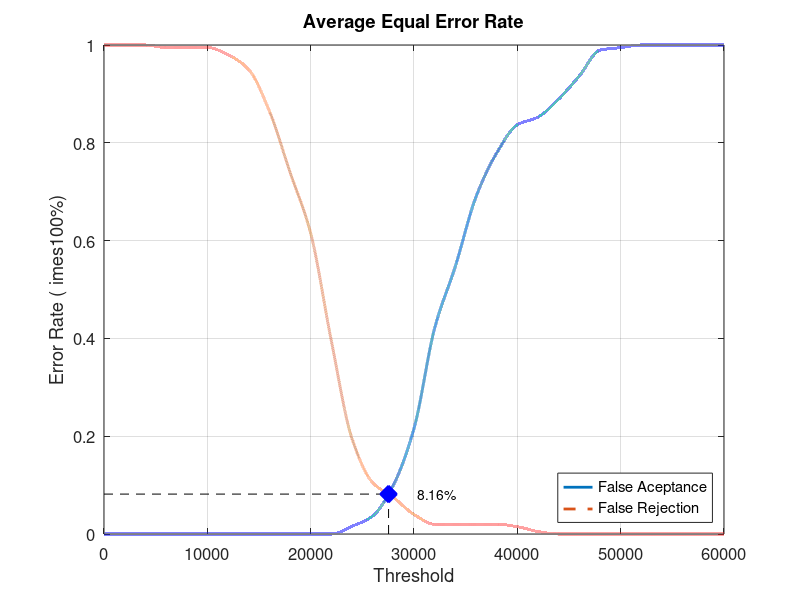
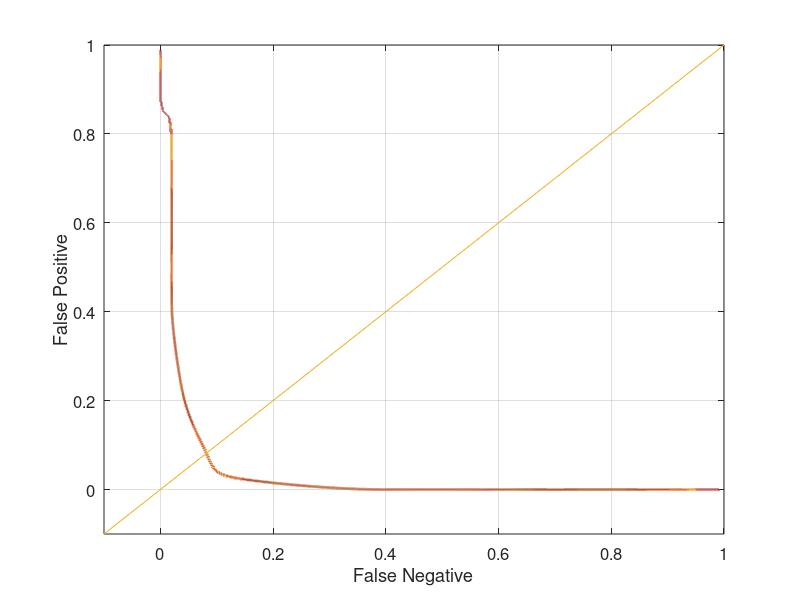

MATLAB code for these plots, in order:
close all;
clear;
clc;
x = 0:2000:60000;
xq = 0:0.5:60000;

y0 = [0 0 0 0 0 0 0 0 0 0 0 0 0.0157895 0.0368421 0.1 0.215789 0.421053 0.547368 0.689474 0.778947 0.836842 0.852632 0.889474 0.936842 0.989474 0.994737 1 1 1 1 1]
yy0 = interp1(x, y0, xq, 'pchip');
y1 = [1 1 1 0.995 0.995 0.995 0.98 0.95 0.865 0.74 0.615 0.395 0.195 0.105 0.075 0.04 0.02 0.02 0.02 0.02 0.015 0.005 0 0 0 0 0 0 0 0 0]
yy1 = interp1(x, y1, xq, 'pchip');

% Calculating EER: 
y2 = abs(y0 - y1);
find(y2 == min(y2))
yy2 = abs(yy0 - yy1);
xEER = find(yy2 == min(yy2));
xEERIndex = xq(xEER) % X-axis EER
yEER = yy0(xEER) % Y-axis EER

main = figure
plot(xq, yy0,'-','LineWidth', 2);	hold on
plot(xq, yy1,'--','LineWidth', 2);	hold on
plot([xEERIndex xEERIndex], [0 yEER], 'k--');	hold on
plot([0 xEERIndex], [yEER yEER], 'k--');	hold on
plot(xEERIndex, yEER, 'bx', 'LineWidth', 10);	hold on
text(xEERIndex + 10 * xEERIndex / 100, yEER, [num2str(round((10000 * yEER)) / 100) '%'])
legend('False Aceptance', 'False Rejection', 'Location', 'SouthEast')
xlabel('Threshold')
ylabel('Error Rate (	imes100%)')
title('Average Equal Error Rate')
set(gca, 'FontSize', 12)
axis([0 60000 0 1])
grid on

print(main, 'Database2_4Main', '-dpng');
FNRxFPR = figure('Color', [1 1 1]);
plot(yy1, yy0, '-', yy1, yy0, 'LineWidth', 2);
hold on
y = -0.1:0.1:1
plot(y, y); 
set(gca, 'FontSize', 12)
xlabel('False Negative')
ylabel('False Positive')
axis([-0.1 1 -0.1 1])
set(gca, 'FontSize', 12)
grid on

print(FNRxFPR, 'Database2_4FNRxFPR','-dpng');
